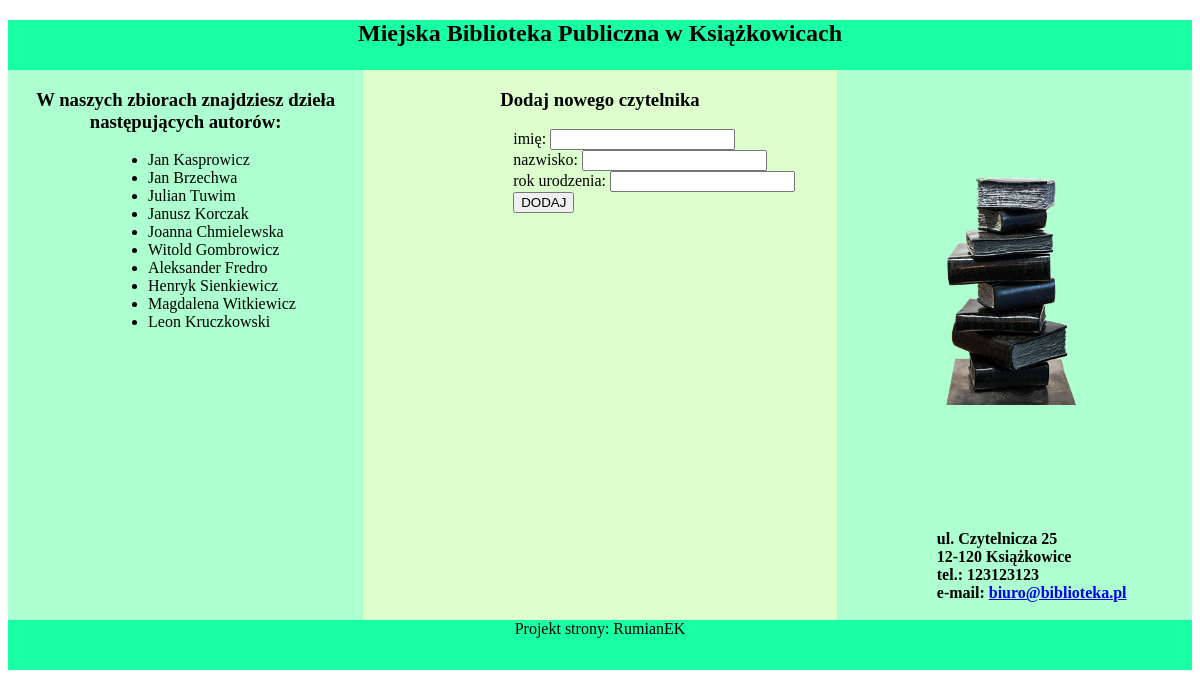
The page /e14_2019_06_03/biblioteka.php on the database its author committed.
### tables this page shows
CREATE TABLE `autorzy` (
  `id` int(11) NOT NULL,
  `imie` varchar(15) DEFAULT NULL,
  `nazwisko` varchar(30) DEFAULT NULL
);

### e14_2019_06_03/biblioteka.php (the view, shortened to what this page needs)
<!DOCTYPE html>
<html lang="pl">
<head>
    <link rel="stylesheet" href="style.css">
</head>
<body>
    <header class="baner">
        <h2>Miejska Biblioteka Publiczna w Książkowicach</h2>
    </header>
    <main class="flex">
        <section class="lewy">
            <h3>W naszych zbiorach znajdziesz dzieła następujących autorów:</h3>
            <ul>
                <?php
                    $conn = new mysqli("localhost","root","","biblioteka");
                    $q1 = "SELECT imie,nazwisko FROM autorzy;";
                    $res1 = $conn->query($q1);
                    while($row1 = $res1->fetch_row())
                    {
                        print "<li>$row1[0] $row1[1]</li>";
                    }
                ?>
            </ul>
        </section>
        <section class="srodkowy">
            <h3>Dodaj nowego czytelnika</h3>
            <form action="biblioteka.php" method="post">
                imię: <input type="text" name="imie">
                <br>
                nazwisko: <input type="text" name="nazwisko">
                <br>
                rok urodzenia: <input type="number" name="rokUrodzenia">
                <br>
                <button type="submit" name="submit">DODAJ</button>
            </form>
        </section>
        <section class="prawy">
            <img src="biblioteka.png" alt="książki">
            <h4>ul. Czytelnicza 25 <br> 12-120 Książkowice <br> tel.: 123123123 <br> e-mail: <a href="mailto:biuro@biblioteka.pl">biuro@biblioteka.pl</a></h4>
        </section>
    </main>
    <footer class="stopka">
        <p>Projekt strony: RumianEK</p>
    </footer>
</body>
</html>

### e14_2019_06_03/style.css (style rules this page uses)
.baner { background-color: #18ffa4; height: 50px; }
.lewy { background-color: #aeffcf; height: 550px; width: 30%; }
.srodkowy { background-color: #ddffcd; height: 550px; width: 40%; }
.prawy { background-color: #aeffcf; height: 550px; width: 30%; }
.stopka { background-color: #18ffa4; height: 50px; text-align: center; }
ul { margin-left: 100px; }
img { margin: 100px; }
form { margin-left: 150px; }
h4 { margin-left: 100px; }
h2, h3 { text-align: center; }
.flex { display: flex; }
.stopka p { margin-top: 0; }

### rows shown on the page
autorzy: imie "Jan", nazwisko "Kasprowicz"
autorzy: imie "Jan", nazwisko "Brzechwa"
autorzy: imie "Julian", nazwisko "Tuwim"
autorzy: imie "Janusz", nazwisko "Korczak"
autorzy: imie "Joanna", nazwisko "Chmielewska"
autorzy: imie "Witold", nazwisko "Gombrowicz"
autorzy: imie "Aleksander", nazwisko "Fredro"
autorzy: imie "Henryk", nazwisko "Sienkiewicz"
autorzy: imie "Magdalena", nazwisko "Witkiewicz"
autorzy: imie "Leon", nazwisko "Kruczkowski"
